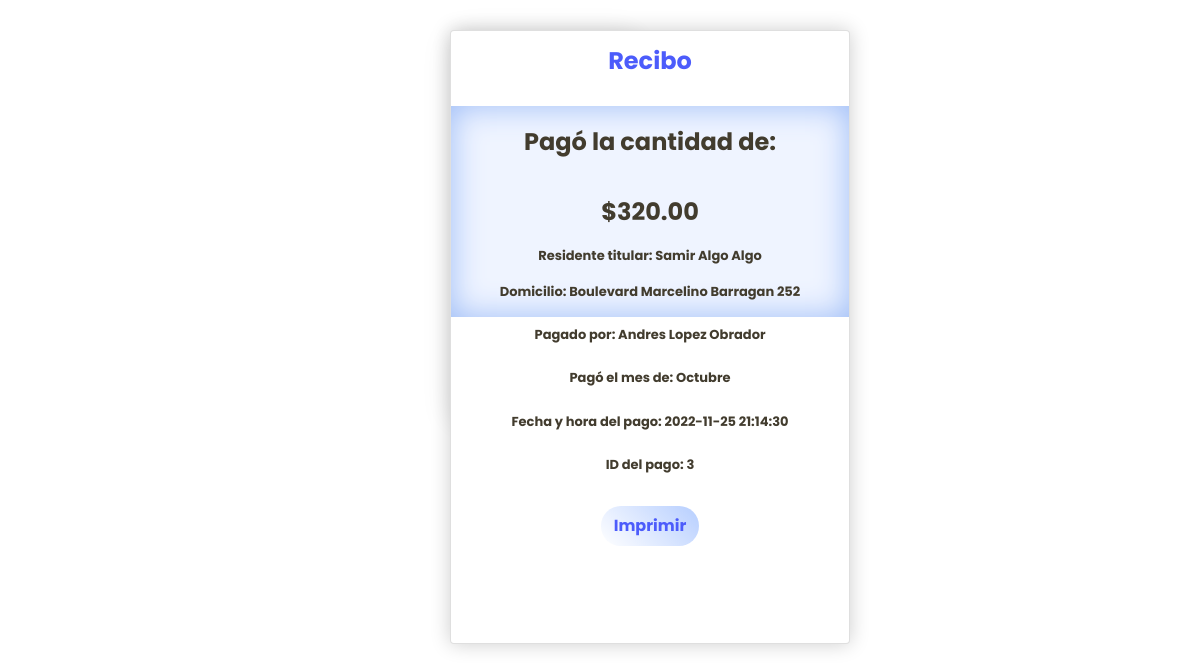
The page /secciones/recibo.php on the database its author committed.
### tables this page shows
CREATE TABLE pago(
	ID_PAGO			INT 			auto_increment			PRIMARY KEY,
	MES				VARCHAR(20)		NOT NULL,
	MONTO	 		DECIMAL(6,2)	DEFAULT 320.00,
	RECIBIDO		DECIMAL(6,2)	NULL,
	FCHA_PAGO		TIMESTAMP		DEFAULT current_timestamp,
	NOM_PAGADOR		VARCHAR(50) 	NULL,
	PAG_APELL_1		VARCHAR(50)		NULL,
	PAG_APELL_2		VARCHAR(50)		NULL,
	ADEUDO 			BIT				DEFAULT 0,
	INACTIVO		BIT 			DEFAULT 0,
	ID_TITULAR		INT,
	
	CONSTRAINT FKPago FOREIGN KEY(ID_TITULAR)  
		REFERENCES titular(ID_TITULAR) 
		ON UPDATE CASCADE
        ON DELETE SET NULL
);

### secciones/recibo.php (the view, shortened to what this page needs)
<?php
include_once '../configuraciones/conexion_bd.php';
$query_consulta = "SELECT
 c1.ID_PAGO, c1.FCHA_PAGO, c1.MES, c1.MONTO, c1.RECIBIDO,
                        CONCAT(c1.NOM_PAGADOR, ' ', c1.PAG_APELL_1, ' ', c1.PAG_APELL_2) AS RESPONSABLE,
                        CONCAT(c2.NOMBRE, ' ', c2.PR_APELL, ' ', c2.SEG_APELL) AS TITULAR,
                        CONCAT(c3.CALLE, ' ', c3.NO_CASA) AS DOMICILIO
                    FROM
                        pago c1
INNER JOIN titular c2 USING (ID_TITULAR)
INNER JOIN domicilio c3 USING (ID_TITULAR)
ORDER BY ID_PAGO DESC LIMIT 1;";
$consulta = mysqli_query($conexion, $query_consulta);
if ($consulta) {
    if (mysqli_num_rows($consulta) > 0) {
        $obj = mysqli_fetch_object($consulta);
    }
}
?>
<!doctype HTML>
<html>
<head>
    <link rel="stylesheet" type="text/css" href="../css/bootstrap.min.css">
    <link rel="stylesheet" href="../css/estilorecibo.css">
    <link rel="stylesheet" href="../css/modal.css">
</head>
<body>
    <div id="general">
        <div class="card">
            <p class="title">Recibo</p>
            <div class="pricecontainer">
                <p class="price">Pagó la cantidad de:</p>
                <p class="price">$<?php echo  $obj->RECIBIDO; ?></p>
                <p class="includes">Residente titular: <?php echo $obj->TITULAR ?></p>
                <p class="includes">Domicilio: <?php echo $obj->DOMICILIO ?> </p>
            </div>
            <p class="includes">Pagado por: <?php echo $obj->RESPONSABLE ?></p>
            <p class="includes">Pagó el mes de: <?php echo $obj->MES ?></p>
            <p class="includes">Fecha y hora del pago: <?php echo $obj->FCHA_PAGO ?></p>
            <p class="includes">ID del pago: <?php echo $obj->ID_PAGO ?></p>
            <div class="btncontainer">
                <button value="Imprimir" class="printbutton">Imprimir</button>
            </div>
        </div>
    </div>
</body>

### css/estilorecibo.css (style rules this page uses)
div#general { margin: auto; margin-top: 40px; text-align: center; width: 190px; height: 390px; border-radius: 16px; box-shadow: 0 4px 30px rgba(0, 0, 0, 0.1); backdrop-filter: blur(3.9px); -webkit-backdrop-filter: blur(3.9px); margin-top: 30px; margin-left: 450px; }
.card { width: 400px; height: 614px; background: #ffffff; box-shadow: 0px 0px 20px rgba(0, 0, 0, 0.2); transition-duration: 0.5s; }
.title { text-align: center; margin-top: 0.5em; font-weight: bold; font-size: x-large; color: #4c5cfb; }
.pricecontainer { width: 100%; margin-top: 0.7em; background-color: #eff4ff; box-shadow: inset 0px 0px 2em #9bbbf7; }
.price { text-align: center; color: #423c2e; font-size: x-large; font-weight: bold; padding: 0.75em 0 0 0; }
.includes { text-align: center; color: #423c2e; margin-top: 0.6em; font-size: small; font-weight: bold; }
.btncontainer { text-align: center; }
.btncontainer button { margin-top: 1em; padding: 0.5em 0.8em 0.5em 0.8em; border-style: none; border-radius: 1000000px; color: #4c5cfb; font-weight: bold; background-image: linear-gradient(45deg, #ffffff 0%, #b6ceff 100%); transition: box-shadow 0.15s ease-in-out; }

### css/modal.css (style rules this page uses)
:root { --clr-indigo: #4a67b4; --clr-primary: #4d5bf9; --clr-blue: #004CC1; --clr-light-sky: #92a6e2; --clr-purple: #695cfe; --clr-mustard: #e2a415; --clr-black: #1c1c1c; --clr-black-80: #2f2f2f; --clr-black-60: #282828; --clr-bone : #e9e9e9; --clr-lightgray : #f5f5f5; --clr-gray: #969696; --clr-white: #ffffff; --clr-white-80: #f7f3f3; --clr-white-60: #dbdada; }
* { font-family: "Poppins", sans-serif; }

### rows shown on the page
pago: RECIBIDO "320.00", MES "Octubre", FCHA_PAGO "2022-11-25 21:14:30", ID_PAGO "3"

### other values the page prints
$obj->TITULAR "Samir Algo Algo"
$obj->DOMICILIO "Boulevard Marcelino Barragan 252"
$obj->RESPONSABLE "Andres Lopez Obrador"
